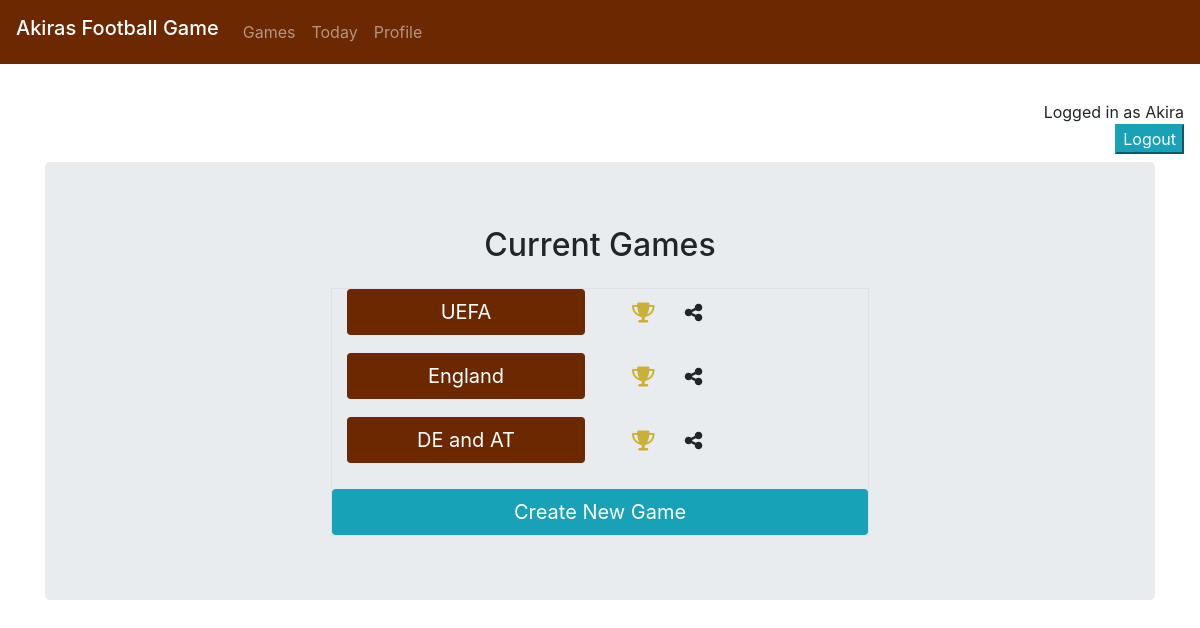
The page /games (signed in) on the database as committed earlier.
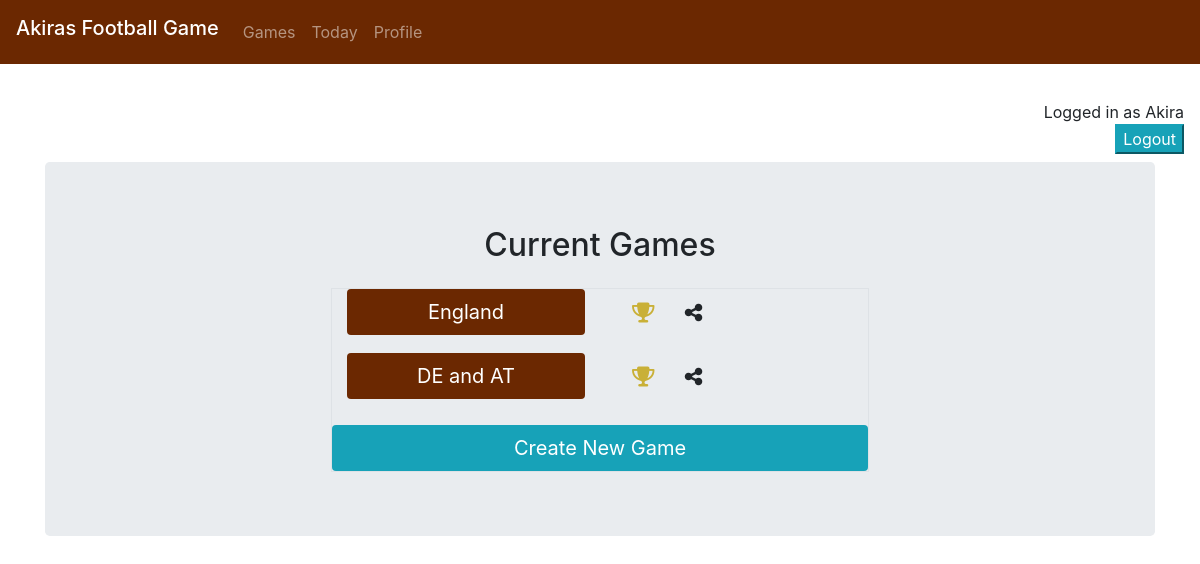
The same page on the database as committed later.
### game/models.py (models this page shows, shortened)
class Game(models.Model):
    name = models.CharField(max_length=128, null=False)
    leagues = models.ManyToManyField(League, through='Game_Leagues')
    pts_exact = models.IntegerField(blank=False, null=False)
    pts_difference = models.IntegerField(blank=False, null=False)
    pts_winner = models.IntegerField(blank=False, null=False)
    pts_wrong = models.IntegerField(blank=False, null=False)
    creator = models.ForeignKey('Player', on_delete=models.CASCADE, related_name='creator')
    players = models.ManyToManyField('Player', through='Player_Games') # all players in the game

### game/views.py (the view)
# urls.py: path('games', views.GamesView.as_view(), name='games'),
class GamesView(LoginRequiredMixin, View):
    template = 'game/games.html'
    def get(self, request):
        games = Game.objects.all().filter(Q(players__user__username=request.user) & Q(player_games__status=2)) # All active games of a player
        invitations = Game.objects.all().filter(Q(players__user__username=request.user) & Q(player_games__status=3)) # All games the player is invited to
        ctx = {'games' : games, 'invitations' : invitations }
        return render(request, self.template, ctx)

### game/templates/game/games.html (shortened to what this page needs)
{% extends "game/base.html" %}
{% block content %}
<div class="container">
    <div class="jumbotron">
        <p class="h2 text-center mb-4">Current Games</p>
        <div class="row mt-2">
            <div class="col-md-6 offset-md-3 text-center border">
                {% for game in games %}
                    <div class="row mb-3">
                        <div class="col-6"><a class="btn-info btn-lg btn-block rounded text-center" style="background-color: #6b2801;" href="{% url 'gamedetail' game.id %}">{{game.name}}</a></div>
                        <div class="col-1 text-center"><a class="btn btn-lg bg-transparent" href="{% url 'ranking' game.id %}"><span style="color:#C9B037";><i class="fas fa-trophy"></i></span></a></div>
                        <div class="col-1 text-center ml-2"><a class="btn btn-lg bg-transparent" href="{% url 'invite' game.id %}"><i class="fas fa-share-alt"></i></a></div>
                    </div>
                {% endfor %}
                    <div class="row mt-4">
                    <a href="new_game" class="btn-info btn-lg btn-block rounded text-center">Create New Game</a>
                    </div>
            </div>
        </div>
    </div>
</div>
{% endblock content %}

Rows that differ between the two databases and show on the page:
removed Game: name "UEFA"
